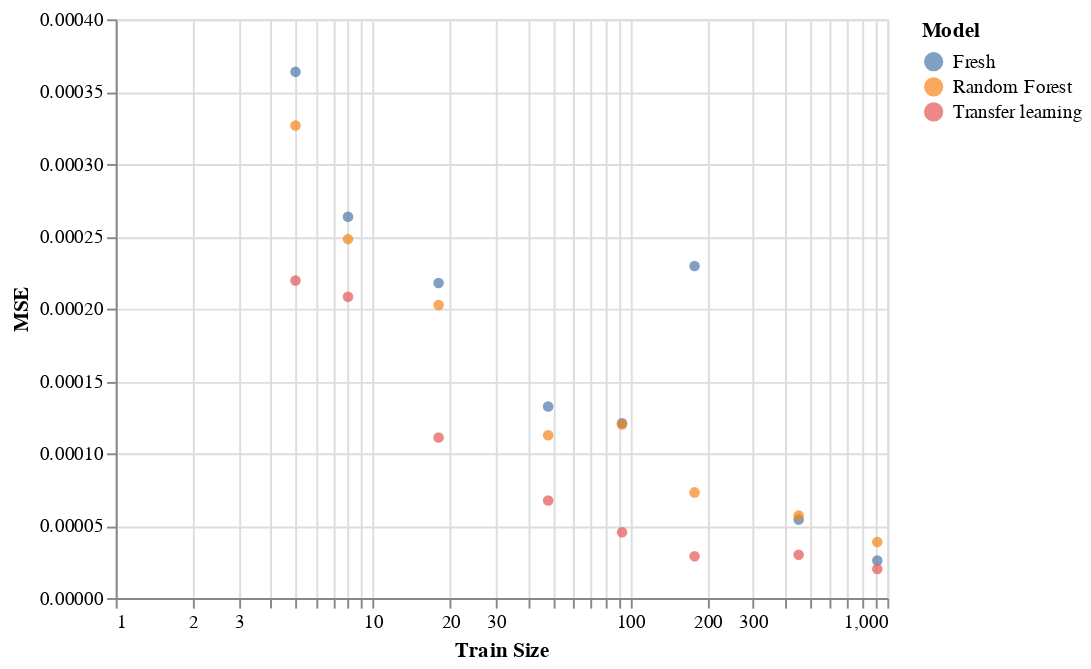

The notebook cell saved with this chart:
### Code cell
alt.Chart(df[df.Set=='Test']).mark_circle().encode(
    x=alt.X('Train Size:Q', scale=alt.Scale(type='log')),
    y=alt.Y('mse:Q', title='MSE'),
    color='Model',
    tooltip=['Model', 'mse']
)

### Figure 1 — Vega-Lite specification as saved in the notebook (floating-point values rounded to 4 significant figures)
{"config": {"view": {"continuousWidth": 400, "continuousHeight": 300}}, "data": {"name": "data-9f391405bdd5042a789cfd527b925cf5"}, "mark": "circle", "encoding": {"color": {"type": "nominal", "field": "Model"}, "tooltip": [{"type": "nominal", "field": "Model"}, {"type": "quantitative", "field": "mse"}], "x": {"type": "quantitative", "field": "Train Size", "scale": {"type": "log"}}, "y": {"type": "quantitative", "field": "mse", "title": "MSE"}}, "$schema": "https://vega.github.io/schema/vega-lite/v4.8.1.json", "datasets": {"data-9f391405bdd5042a789cfd527b925cf5": [{"mse": 0.0001324, "mae": 0.007395, "mre": 0.2361, "peakR2": 0.4784, "maxAggR2": 0.7668, "meanAggR2": 0.3595, "minAggR2": -6.779, "Model": "Fresh", "Set": "Test", "Train Size": 48}, {"mse": 6.744e-05, "mae": 0.004643, "mre": 0.149, "peakR2": 0.69, "maxAggR2": 0.8837, "meanAggR2": 0.7624, "minAggR2": -0.02845, "Model": "Transfer learning", "Set": "Test", "Train Size": 48}, {"mse": 0.0001125, "mae": 0.006616, "mre": 0.2067, "peakR2": 0.5368, "maxAggR2": 0.778, "meanAggR2": 0.674, "minAggR2": 0.5309, "Model": "Random Forest", "Set": "Test", "Train Size": 48}, {"mse": 0.0002177, "mae": 0.009086, "mre": 0.2692, "peakR2": 0.1885, "maxAggR2": 0.6608, "meanAggR2": 0.1092, "minAggR2": -9.803, "Model": "Fresh", "Set": "Test", "Train Size": 18}, {"mse": 0.0001109, "mae": 0.005995, "mre": 0.1808, "peakR2": 0.4668, "maxAggR2": 0.7921, "meanAggR2": 0.6552, "minAggR2": 0.1698, "Model": "Transfer learning", "Set": "Test", "Train Size": 18}, {"mse": 0.0002024, "mae": 0.008956, "mre": 0.2676, "peakR2": 0.2841, "maxAggR2": 0.614, "meanAggR2": 0.4587, "minAggR2": 0.2134, "Model": "Random Forest", "Set": "Test", "Train Size": 18}, {"mse": 5.417e-05, "mae": 0.004353, "mre": 0.1445, "peakR2": 0.7656, "maxAggR2": 0.9313, "meanAggR2": 0.7991, "minAggR2": 0.1232, "Model": "Fresh", "Set": "Test", "Train Size": 452}, {"mse": 2.988e-05, "mae": 0.003129, "mre": 0.1051, "peakR2": 0.8711, "maxAggR2": 0.9568, "meanAggR2": 0.8946, "minAggR2": 0.6394, "Model": "Transfer learning", "Set": "Test", "Train Size": 452}, {"mse": 5.707e-05, "mae": 0.0041, "mre": 0.1232, "peakR2": 0.7279, "maxAggR2": 0.8988, "meanAggR2": 0.8455, "minAggR2": 0.7551, "Model": "Random Forest", "Set": "Test", "Train Size": 452}, {"mse": 0.0002295, "mae": 0.01037, "mre": 0.2909, "peakR2": 0.5743, "maxAggR2": 0.8309, "meanAggR2": 0.2576, "minAggR2": -1.905, "Model": "Fresh", "Set": "Test", "Train Size": 178}, {"mse": 2.888e-05, "mae": 0.003134, "mre": 0.1051, "peakR2": 0.8764, "maxAggR2": 0.9511, "meanAggR2": 0.8896, "minAggR2": 0.3955, "Model": "Transfer learning", "Set": "Test", "Train Size": 178}, {"mse": 7.299e-05, "mae": 0.004964, "mre": 0.1543, "peakR2": 0.6665, "maxAggR2": 0.8582, "meanAggR2": 0.7895, "minAggR2": 0.6576, "Model": "Random Forest", "Set": "Test", "Train Size": 178}, {"mse": 0.0003636, "mae": 0.01336, "mre": 0.3867, "peakR2": 0.02256, "maxAggR2": 0.3566, "meanAggR2": -0.2794, "minAggR2": -6.063, "Model": "Fresh", "Set": "Test", "Train Size": 5}, {"mse": 0.0002195, "mae": 0.009812, "mre": 0.2922, "peakR2": 0.22, "maxAggR2": 0.682, "meanAggR2": 0.2439, "minAggR2": -2.204, "Model": "Transfer learning", "Set": "Test", "Train Size": 5}, {"mse": 0.0003266, "mae": 0.01254, "mre": 0.3712, "peakR2": 0.08176, "maxAggR2": 0.3062, "meanAggR2": 0.1119, "minAggR2": -0.8173, "Model": "Random Forest", "Set": "Test", "Train Size": 5}, {"mse": 0.0001208, "mae": 0.007061, "mre": 0.2359, "peakR2": 0.5562, "maxAggR2": 0.8222, "meanAggR2": 0.3661, "minAggR2": -7.28, "Model": "Fresh", "Set": "Test", "Train Size": 93}, {"mse": 4.545e-05, "mae": 0.003799, "mre": 0.1236, "peakR2": 0.7943, "maxAggR2": 0.9224, "meanAggR2": 0.8364, "minAggR2": 0.2252, "Model": "Transfer learning", "Set": "Test", "Train Size": 93}, {"mse": 0.0001199, "mae": 0.006461, "mre": 0.1923, "peakR2": 0.4383, "maxAggR2": 0.8207, "meanAggR2": 0.6723, "minAggR2": 0.5294, "Model": "Random Forest", "Set": "Test", "Train Size": 93}, {"mse": 2.587e-05, "mae": 0.003084, "mre": 0.1111, "peakR2": 0.9123, "maxAggR2": 0.9657, "meanAggR2": 0.8936, "minAggR2": 0.2972, "Model": "Fresh", "Set": "Test", "Train Size": 914}, {"mse": 2.005e-05, "mae": 0.002696, "mre": 0.09669, "peakR2": 0.9247, "maxAggR2": 0.9707, "meanAggR2": 0.9201, "minAggR2": 0.647, "Model": "Transfer learning", "Set": "Test", "Train Size": 914}, {"mse": 3.864e-05, "mae": 0.003372, "mre": 0.1048, "peakR2": 0.8162, "maxAggR2": 0.9469, "meanAggR2": 0.8909, "minAggR2": 0.8177, "Model": "Random Forest", "Set": "Test", "Train Size": 914}, {"mse": 0.0002635, "mae": 0.01049, "mre": 0.3186, "peakR2": -0.01126, "maxAggR2": 0.5075, "meanAggR2": -0.08385, "minAggR2": -7.047, "Model": "Fresh", "Set": "Test", "Train Size": 8}, {"mse": 0.0002083, "mae": 0.008952, "mre": 0.2684, "peakR2": 0.3077, "maxAggR2": 0.6829, "meanAggR2": 0.3094, "minAggR2": -1.452, "Model": "Transfer learning", "Set": "Test", "Train Size": 8}, {"mse": 0.0002481, "mae": 0.009684, "mre": 0.2895, "peakR2": -0.08828, "maxAggR2": 0.5672, "meanAggR2": 0.3296, "minAggR2": 0.01955, "Model": "Random Forest", "Set": "Test", "Train Size": 8}]}}
